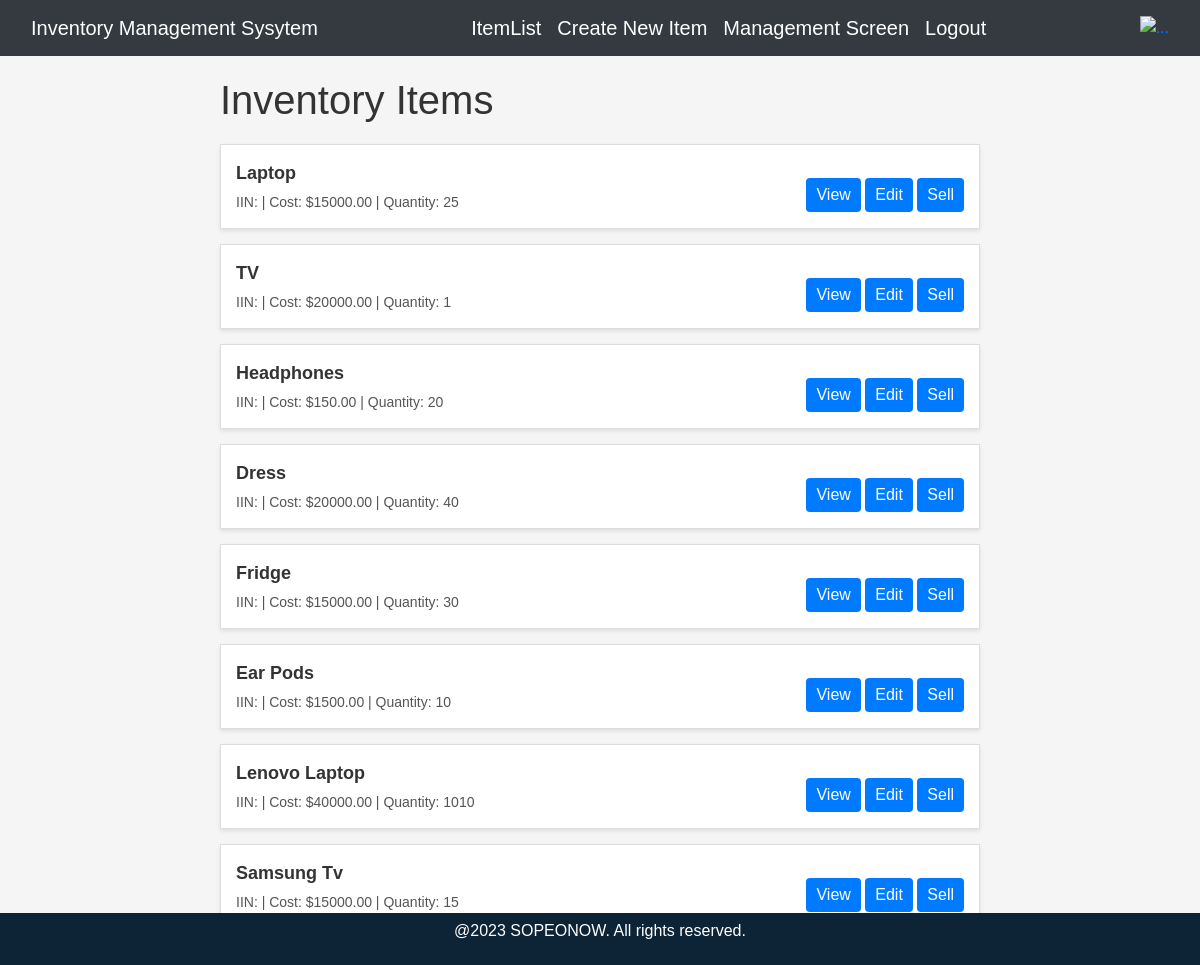
/IMS/ (signed in), run on the app's committed database.
### IMS/models.py (models this page shows, shortened)
class Inventory(models.Model):
    id = models.AutoField(primary_key=True)
    name = models.CharField(max_length=100)
    iin = models.CharField(max_length=100, default=uuid.uuid4)  # Item Identification Number
    cost = models.DecimalField(max_digits=10, decimal_places=2)
    quantity = models.PositiveIntegerField()
    quantity_sold = models.PositiveIntegerField(default=0)
    selling_price = models.DecimalField(max_digits=10, decimal_places=2)
    profit_earned = models.DecimalField(max_digits=10, decimal_places=2,default=0)
    revenue = models.DecimalField(max_digits=10, decimal_places=2,default=0)

### IMS/views.py (the view)
# urls.py: path('',views.index,name = "index"),
def index(request):
    inventory = Inventory.objects.all()
    return render(request,'index/index.html',{'inventory':inventory})

### IMS/templates/index/index.html (shortened to what this page needs)
{% extends 'main/ss.html'%}
{% block body %}
<div class="container">
    <h1>Inventory Items</h1>
    <ul>
      {% for item in inventory %}
      <li class="item-card">
        <div class="item-info">
          <div class="item-name">{{ item.name }}</div>
          <div class="item-details">
            IIN: {{ item.IIN }} | Cost: ${{ item.cost }} | Quantity: {{ item.quantity }}
          </div>
        </div>
        <div class="item-actions">
            <a  class="btn btn-info mt-3" href = "{% url 'itemDetails' item.id%}">View</a>
            <a href = "{% url 'editItem' item.id %}" class="btn btn-warning mt-3">Edit</a>
            <a  href = "{% url 'sellItem' item.id%}" class="btn btn-success mt-3">Sell</a>
        </div>
      </li>
      {% endfor %}
    </ul>
  </div>
{% endblock %}

### data on the page
Inventory: name "Laptop", cost "15000.00", quantity "25"
Inventory: name "TV", cost "20000.00", quantity "1"
Inventory: name "Headphones", cost "150.00", quantity "20"
Inventory: name "Dress", cost "20000.00", quantity "40"
Inventory: name "Fridge", cost "15000.00", quantity "30"
Inventory: name "Ear Pods", cost "1500.00", quantity "10"
Inventory: name "Lenovo Laptop", cost "40000.00", quantity "1010"
Inventory: name "Samsung Tv", cost "15000.00", quantity "15"
